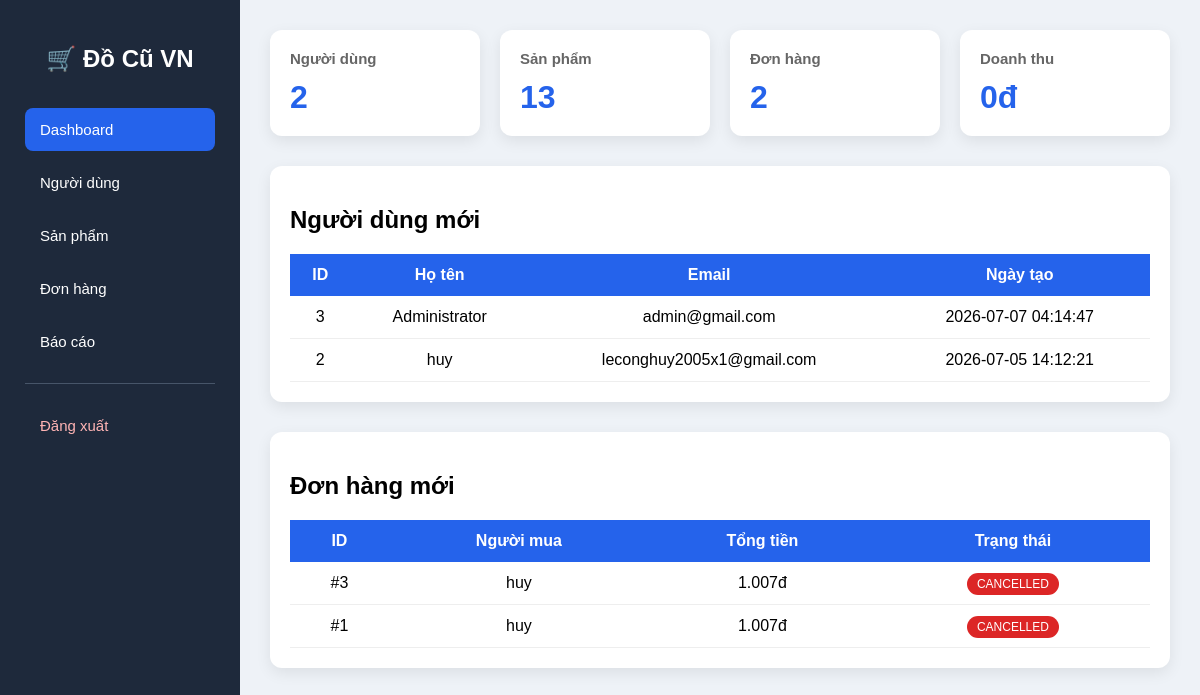
The app's page /admin/dashboard.php (signed in), older data.
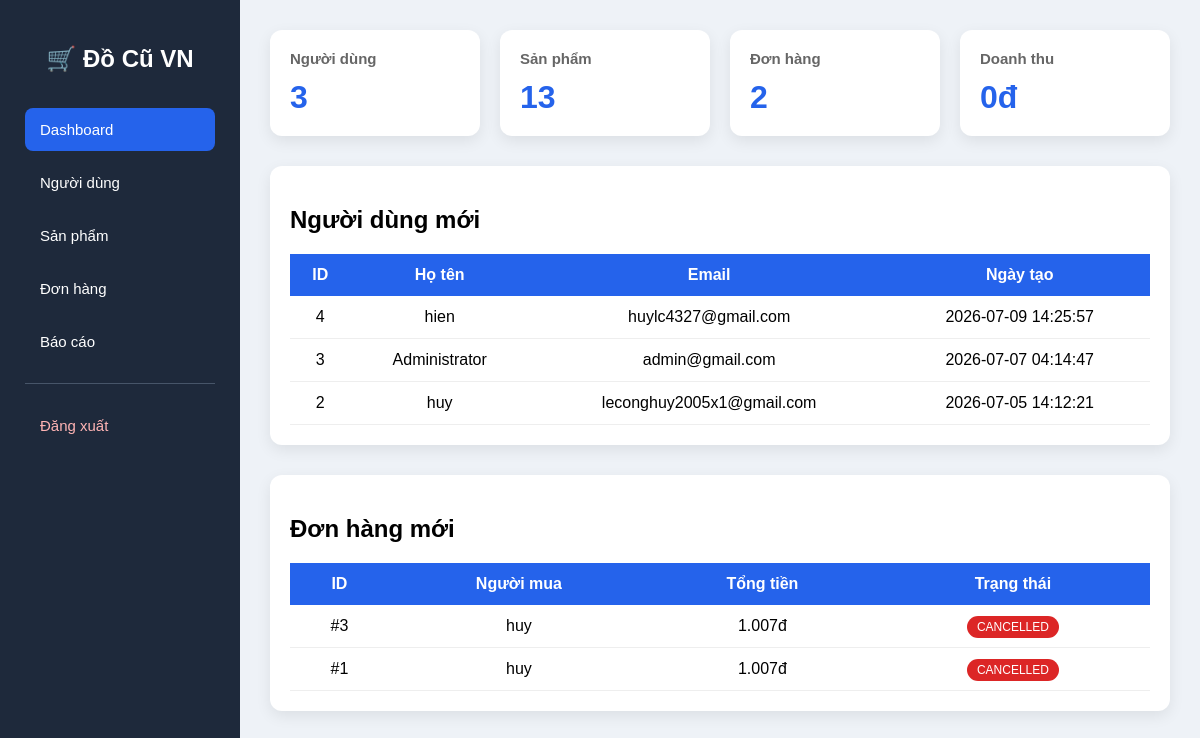
The same page, newer data.
### tables this page shows
CREATE TABLE `users` (
  `id` int(11) NOT NULL,
  `fullname` varchar(100) NOT NULL,
  `username` varchar(50) NOT NULL,
  `email` varchar(100) NOT NULL,
  `password` varchar(255) NOT NULL,
  `phone` varchar(20) DEFAULT NULL,
  `avatar` varchar(255) DEFAULT 'uploads/avatar/default.png',
  `address` varchar(255) DEFAULT NULL,
  `gender` enum('Nam','Nữ','Khác') DEFAULT NULL,
  `dob` date DEFAULT NULL,
  `role` enum('admin','user') NOT NULL DEFAULT 'user',
  `status` enum('active','blocked') NOT NULL DEFAULT 'active',
  `created_at` timestamp NOT NULL DEFAULT current_timestamp(),
  `updated_at` timestamp NOT NULL DEFAULT current_timestamp() ON UPDATE current_timestamp()
);

CREATE TABLE `orders` (
  `id` int(11) NOT NULL,
  `buyer_id` int(11) NOT NULL,
  `seller_id` int(11) NOT NULL,
  `total_amount` decimal(12,2) NOT NULL,
  `status` enum('pending','accepted','rejected','completed','cancelled') DEFAULT 'pending',
  `note` text DEFAULT NULL,
  `receiver_name` varchar(255) DEFAULT NULL,
  `receiver_phone` varchar(20) DEFAULT NULL,
  `receiver_address` text DEFAULT NULL,
  `created_at` timestamp NOT NULL DEFAULT current_timestamp(),
  `updated_at` timestamp NOT NULL DEFAULT current_timestamp() ON UPDATE current_timestamp(),
  `payment_method` varchar(30) DEFAULT 'COD',
  `payment_status` enum('pending','paid','failed') DEFAULT 'pending',
  `payment_time` datetime DEFAULT NULL,
  `transaction_id` varchar(100) DEFAULT NULL
);

### admin/dashboard.php (the view, shortened to what this page needs)
<?php
require_once "../config/db.php";
$totalUsers = $conn->query("SELECT COUNT(*) AS total FROM users")->fetch_assoc()["total"];
$totalProducts = $conn->query("SELECT COUNT(*) AS total FROM products")->fetch_assoc()["total"];
$totalOrders = $conn->query("SELECT COUNT(*) AS total FROM orders")->fetch_assoc()["total"];
$result = $conn->query("
SELECT IFNULL(SUM(total_amount),0) AS total
FROM orders
WHERE status='completed'
");
$totalRevenue = $result->fetch_assoc()['total'];
$newUsers = $conn->query("
SELECT id,fullname,email,created_at
FROM users
ORDER BY created_at DESC
LIMIT 5
");
$newOrders = $conn->query("
SELECT
o.id,
o.total_amount,
o.status,
u.fullname AS buyer
FROM orders o
JOIN users u
ON o.buyer_id=u.id
ORDER BY o.created_at DESC
LIMIT 5
");
?>
<!DOCTYPE html>
<html lang="vi">
<head>
<link rel="stylesheet" href="../assets/css/admin.css">
</head>
<body>
<div class="wrapper">
<?php include "sidebar.php"; ?>
<div class="content">
<div class="cards">
<div class="card">
<h3>Người dùng</h3>
<h1><?= $totalUsers ?></h1>
</div>
<div class="card">
<h3>Sản phẩm</h3>
<h1><?= $totalProducts ?></h1>
</div>
<div class="card">
<h3>Đơn hàng</h3>
<h1><?= $totalOrders ?></h1>
</div>
<div class="card">
<h3>Doanh thu</h3>
<h1><?= number_format($totalRevenue,0,",",".") ?>đ</h1>
</div>
</div>
<div class="table-box">
<h2>Người dùng mới</h2>
<table>
<tr>
<th>ID</th>
<th>Họ tên</th>
<th>Email</th>
<th>Ngày tạo</th>
</tr>
<?php while($u=$newUsers->fetch_assoc()){ ?>
<tr>
<td><?= $u["id"] ?></td>
<td><?= htmlspecialchars($u["fullname"]) ?></td>
<td><?= htmlspecialchars($u["email"]) ?></td>
<td><?= $u["created_at"] ?></td>
</tr>
<?php } ?>
</table>
</div>
<div class="table-box">
<h2>Đơn hàng mới</h2>
<table>
<tr>
<th>ID</th>
<th>Người mua</th>
<th>Tổng tiền</th>
<th>Trạng thái</th>
</tr>
<?php while($o=$newOrders->fetch_assoc()){ ?>
<tr>
<td>#<?= $o["id"] ?></td>
<td><?= htmlspecialchars($o["buyer"]) ?></td>
    <td><?= number_format($o["total_amount"],0,",",".") ?>đ</td>
    <td>
    <span class="badge <?= $o["status"] ?>">
    <?= strtoupper($o["status"]) ?>
    </span>
    </td>
    </tr>
    <?php } ?>
        </table>
        </div>
        </div>
        </div>
    </body>
</html>

Row changes from the older to the newer data that the page shows:
added users: id "4", fullname "hien", email "huylc4327@gmail.com", created_at "2026-07-09 14:25:57"
Text that changed along with them:
$totalUsers: "2" → "3"
